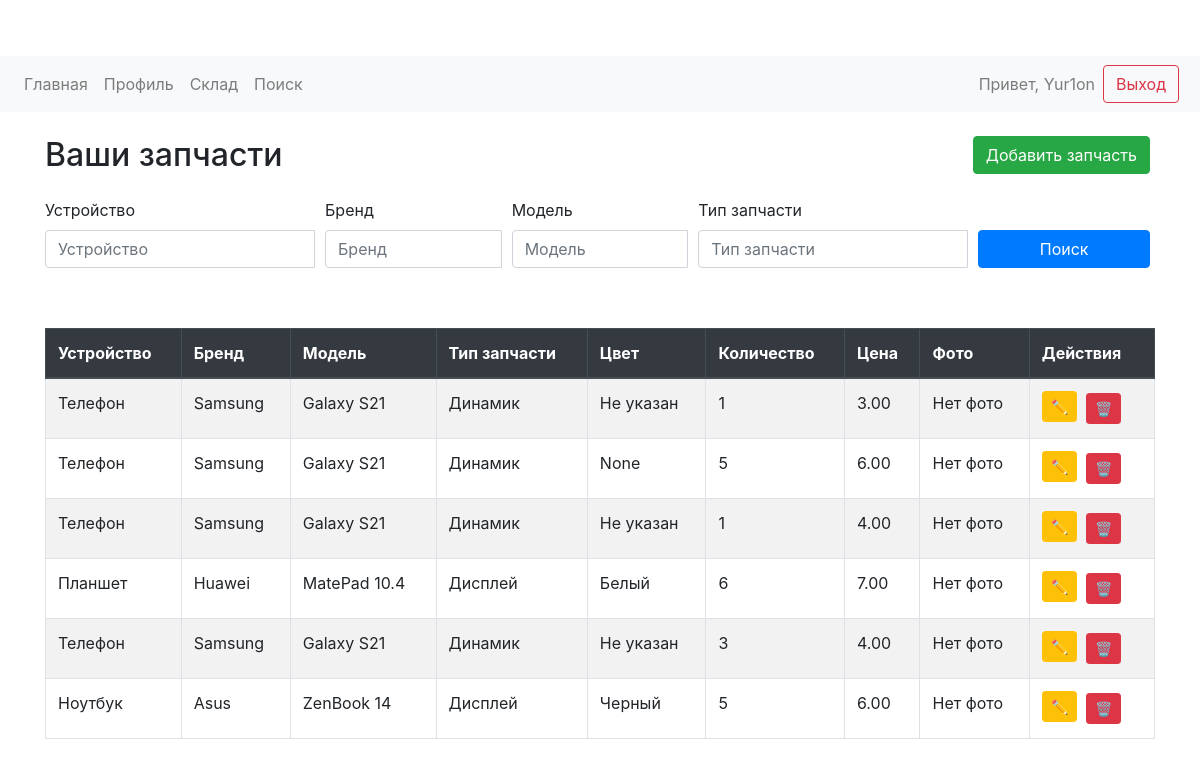
The app's page /warehouse/ (signed in), older data.
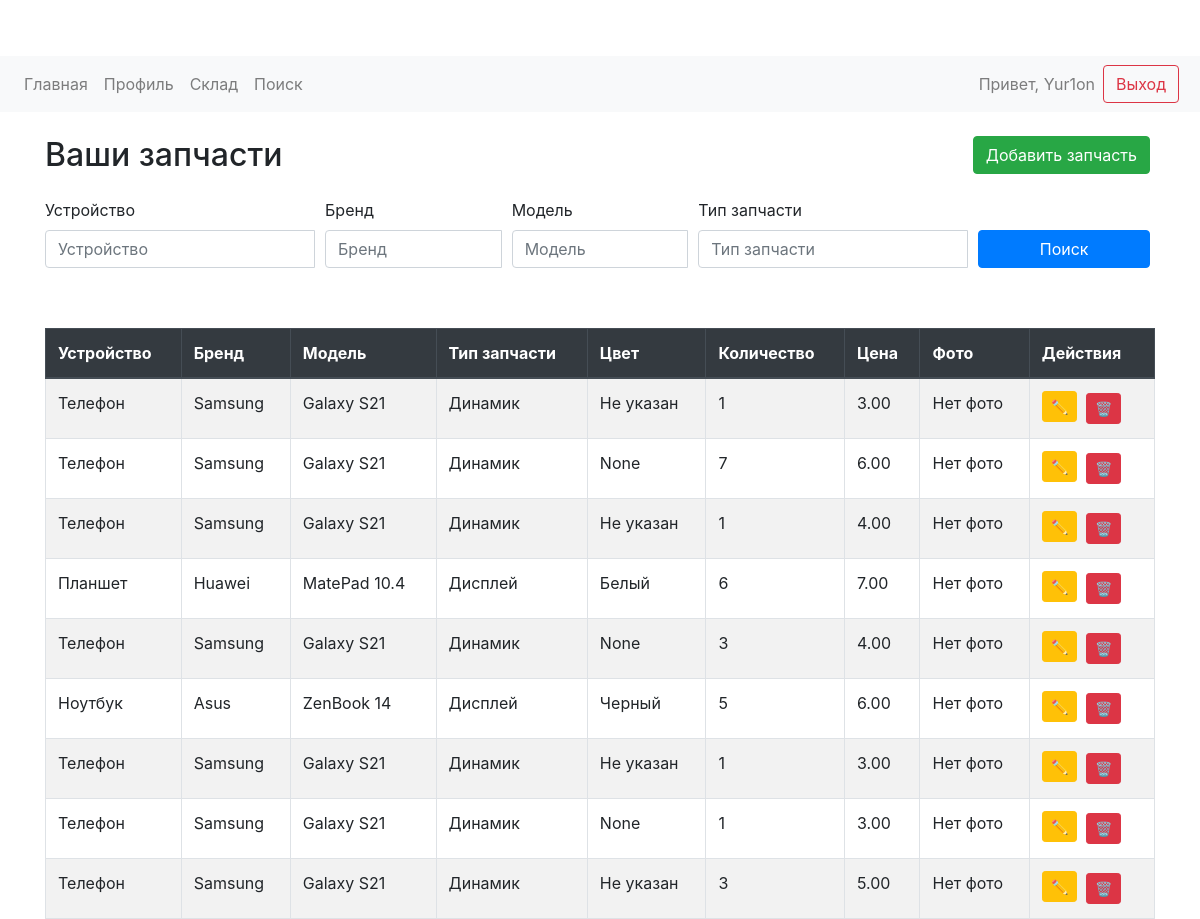
The same page, newer data.
### warehouse/models.py (models this page shows, shortened)
class Part(models.Model):
    user = models.ForeignKey(User, on_delete=models.CASCADE)
    device = models.CharField(max_length=100)
    brand = models.CharField(max_length=100)
    model = models.CharField(max_length=100)
    part_type = models.CharField(max_length=100)
    color = models.CharField(max_length=50, blank=True, null=True)
    quantity = models.IntegerField()
    price = models.DecimalField(max_digits=10, decimal_places=2)
    created_at = models.DateTimeField(auto_now_add=True)  # Установи auto_now_add=True

### warehouse/views.py (the view)
# urls.py: path('warehouse/', views.warehouse_view, name='warehouse'),
@login_required
def warehouse_view(request):
    if not request.user.is_authenticated:
        return redirect('login')
    query = request.GET.get('q')
    brand = request.GET.get('brand')
    model = request.GET.get('model')
    part_type = request.GET.get('part_type')
    parts = Part.objects.filter(user=request.user)
    if query:
        parts = parts.filter(device__icontains=query)
    if brand:
        parts = parts.filter(brand__icontains=brand)
    if model:
        parts = parts.filter(model__icontains=model)
    if part_type:
        parts = parts.filter(part_type__icontains=part_type)
    devices = Part.objects.filter(user=request.user).values_list('device', flat=True).distinct()
    brands = Part.objects.filter(user=request.user).values_list('brand', flat=True).distinct()
    for part in parts:
        part.image_urls = [image.image.url for image in part.images.all()]
    return render(request, 'warehouse/warehouse.html', {
        'parts': parts,
        'query': query,
        'brand': brand,
        'model': model,
        'part_type': part_type,
        'devices': devices,
        'brands': brands
    })

### myproject/warehouse/templates/warehouse/warehouse.html (shortened to what this page needs)
{% extends 'warehouse/base.html' %}
{% block content %}
    <div class="d-flex justify-content-between align-items-center mb-4">
        <h2 class="mb-0">Ваши запчасти</h2>
        <a href="{% url 'add_part' %}" class="btn btn-success">Добавить запчасть</a>
    </div>
    <div class="mb-4">
        <form method="get" class="form-row">
            <div class="form-group col-md-3">
                <label for="device">Устройство</label>
                <div class="input-group">
                    <input type="text" list="devices" name="q" id="device" class="form-control" placeholder="Устройство" value="{{ query|default_if_none:'' }}">
                </div>
            </div>
            <div class="form-group col-md-2">
                <label for="brand">Бренд</label>
                <div class="input-group">
                    <input list="brands" name="brand" id="brand" class="form-control" placeholder="Бренд" value="{{ brand|default_if_none:'' }}">
                </div>
            </div>
            <div class="form-group col-md-2">
                <label for="model">Модель</label>
                <div class="input-group">
                    <input list="models" name="model" id="model" class="form-control" placeholder="Модель" value="{{ model|default_if_none:'' }}">
                </div>
            </div>
            <div class="form-group col-md-3">
                <label for="part_type">Тип запчасти</label>
                <div class="input-group">
                    <input list="part_types" name="part_type" id="part_type" class="form-control" placeholder="Тип запчасти" value="{{ part_type|default_if_none:'' }}">
                </div>
            </div>
            <div class="form-group col-md-2 d-flex align-items-end">
                <button type="submit" class="btn btn-primary btn-block">Поиск</button>
            </div>
        </form>
    </div>
    <div class="table-responsive">
        <table id="parts-table" class="table table-striped table-bordered">
            <thead class="thead-dark">
                <tr>
                    <th onclick="sortTable(0)">Устройство</th>
                    <th onclick="sortTable(1)">Бренд</th>
                    <th onclick="sortTable(2)">Модель</th>
                    <th onclick="sortTable(3)">Тип запчасти</th>
                    <th onclick="sortTable(4)">Цвет</th>
                    <th onclick="sortTable(5)">Количество</th>
                    <th onclick="sortTable(6)">Цена</th>
                    <th>Фото</th>
                    <th>Действия</th>
                </tr>
            </thead>
            <tbody>
                {% for part in parts %}
                <tr>
                    <td>{{ part.device }}</td>
                    <td>{{ part.brand }}</td>
                    <td>{{ part.model }}</td>
                    <td>{{ part.part_type }}</td>
                    <td>{{ part.color|default:"Не указан" }}</td>
                    <td>{{ part.quantity }}</td>
                    <td>{{ part.price }}</td>
                    <td>
                        {% if part.image %}
                            <a href="{{ part.image.url }}" target="_blank" class="img-link">
                                <img src="{{ part.image.url }}" alt="{{ part.model }}" class="img-thumbnail" style="max-width: 100px; max-height: 100px;">
                            </a>
                        {% else %}
                            Нет фото
                        {% endif %}
                    </td>
                    <td>
                        <a href="{% url 'edit_part' part.id %}" class="btn btn-sm btn-warning mb-1" data-toggle="tooltip" data-placement="top" title="Редактировать">✏️</a>
                        <a href="{% url 'delete_part' part.id %}" class="btn btn-sm btn-danger" data-toggle="tooltip" data-placement="top" title="Удалить">🗑️</a>
                    </td>
                </tr>
                {% empty %}
                <tr>
                    <td colspan="9" class="text-center">Запчасти не найдены</td>
                </tr>
                {% endfor %}
            </tbody>
        </table>
    </div>
{% endblock %}

Row changes from the older to the newer data that the page shows:
changed Part (number 2 of 9 on the later page): quantity "5" → "7"
changed Part (number 5 of 9 on the later page): color "Не указан" → "None"
added Part: device "Телефон", brand "Samsung", model "Galaxy S21", part_type "Динамик", color "Не указан", quantity "1", price "3.00"
added Part: device "Телефон", brand "Samsung", model "Galaxy S21", part_type "Динамик", color "None", quantity "1", price "3.00"
added Part: device "Телефон", brand "Samsung", model "Galaxy S21", part_type "Динамик", color "Не указан", quantity "3", price "5.00"
